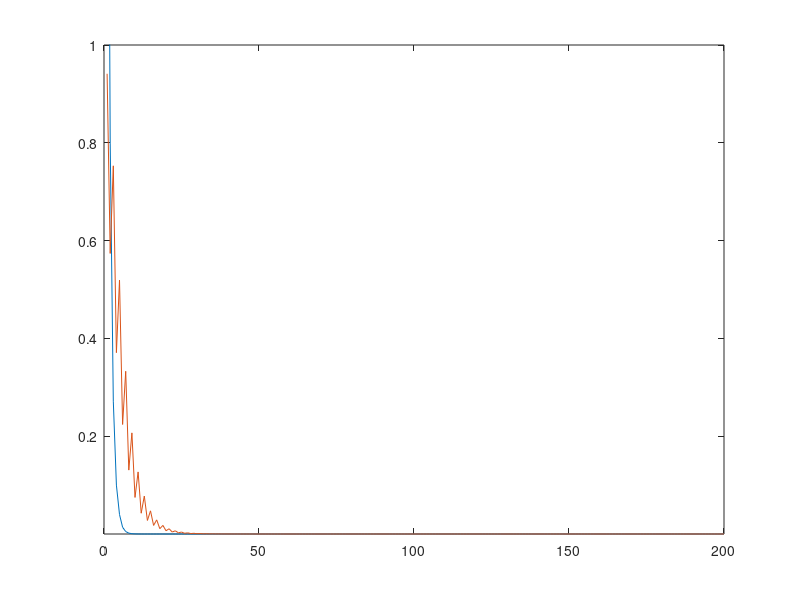

Write the MATLAB code that produced this figure.
clear; clc;
A=zeros(1,200);
for n=1:200
%n=100;
xx = linspace(-1,1,5000)';
x = cos(pi*(0:n)'/n);
c = [1/2; ones(n-1,1); 1/2].*(-1).^((0:n)');
% fun = inline('exp(x)./cos(x)');
fun = @(x) exp(x)./cos(x);
f = fun(x);

numer = zeros(size(xx));
denom = zeros(size(xx));
exact = zeros(size(xx));
for j = 1:n+1
xdiff = xx-x(j);
temp = c(j)./xdiff;
numer = numer + temp*f(j);
denom = denom + temp;
exact(xdiff==0) = 1;
end
ff = numer./denom;
error=ff-fun(xx);
n
maxe=max(abs(error));
jj = find(exact); 
ff(jj) = f(exact(jj));
%plot(x,f,'.',xx,ff,'-')
% plot(xx,ff-f)
A(n)=maxe;
end
x = 1:200
plot(x,A),axis([0 200 1e-16 1e0]),hold on

B=zeros(1,200);
for n=1:200
%n=100;
xx = linspace(-1,1,5000)';
x = cos(pi*(0:n)'/n);
c = [1/2; ones(n-1,1); 1/2].*(-1).^((0:n)');
fun = @(x) (1+16.*(x.^2)).^-1;
f = fun(x);

numer = zeros(size(xx));
denom = zeros(size(xx));
exact = zeros(size(xx));
for j = 1:n+1
xdiff = xx-x(j);
temp = c(j)./xdiff;
numer = numer + temp*f(j);
denom = denom + temp;
exact(xdiff==0) = 1;
end
ff = numer./denom;
error=ff-fun(xx);
n
maxe=max(abs(error));
jj = find(exact); 
ff(jj) = f(exact(jj));
%plot(x,f,'.',xx,ff,'-')
% plot(xx,ff-f)
B(n)=maxe;
end
x = 1:200
plot(x,B),axis([0 200 1e-16 1e0]), hold off


